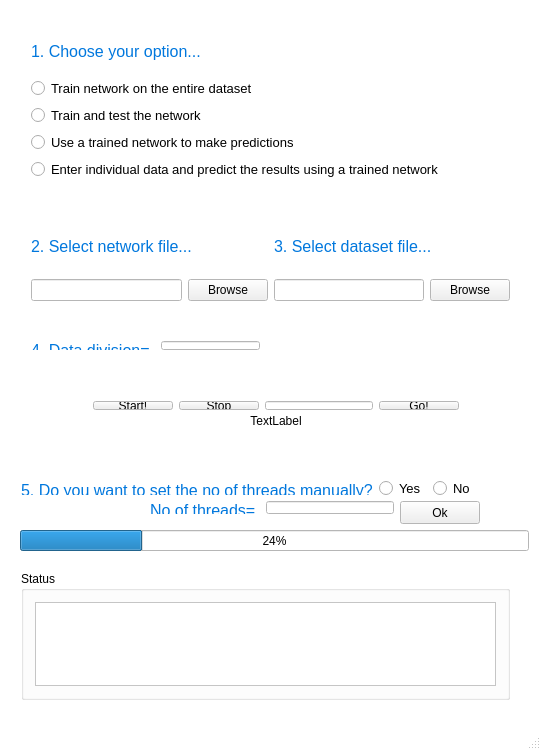
<?xml version="1.0" encoding="UTF-8"?>
<ui version="4.0">
 <class>MainWindow</class>
 <widget class="QMainWindow" name="MainWindow">
  <property name="geometry">
   <rect>
    <x>0</x>
    <y>0</y>
    <width>541</width>
    <height>750</height>
   </rect>
  </property>
  <property name="minimumSize">
   <size>
    <width>541</width>
    <height>750</height>
   </size>
  </property>
  <property name="maximumSize">
   <size>
    <width>541</width>
    <height>750</height>
   </size>
  </property>
  <property name="palette">
   <palette>
    <active>
     <colorrole role="Base">
      <brush brushstyle="SolidPattern">
       <color alpha="255">
        <red>255</red>
        <green>255</green>
        <blue>255</blue>
       </color>
      </brush>
     </colorrole>
     <colorrole role="Window">
      <brush brushstyle="SolidPattern">
       <color alpha="255">
        <red>255</red>
        <green>255</green>
        <blue>255</blue>
       </color>
      </brush>
     </colorrole>
    </active>
    <inactive>
     <colorrole role="Base">
      <brush brushstyle="SolidPattern">
       <color alpha="255">
        <red>255</red>
        <green>255</green>
        <blue>255</blue>
       </color>
      </brush>
     </colorrole>
     <colorrole role="Window">
      <brush brushstyle="SolidPattern">
       <color alpha="255">
        <red>255</red>
        <green>255</green>
        <blue>255</blue>
       </color>
      </brush>
     </colorrole>
    </inactive>
    <disabled>
     <colorrole role="Base">
      <brush brushstyle="SolidPattern">
       <color alpha="255">
        <red>255</red>
        <green>255</green>
        <blue>255</blue>
       </color>
      </brush>
     </colorrole>
     <colorrole role="Window">
      <brush brushstyle="SolidPattern">
       <color alpha="255">
        <red>255</red>
        <green>255</green>
        <blue>255</blue>
       </color>
      </brush>
     </colorrole>
    </disabled>
   </palette>
  </property>
  <property name="windowTitle">
   <string>Train on entire dataset</string>
  </property>
  <property name="autoFillBackground">
   <bool>false</bool>
  </property>
  <widget class="QWidget" name="centralWidget">
   <widget class="QWidget" name="layoutWidget">
    <property name="geometry">
     <rect>
      <x>20</x>
      <y>20</y>
      <width>491</width>
      <height>171</height>
     </rect>
    </property>
    <layout class="QVBoxLayout" name="verticalLayout">
     <item>
      <widget class="QLabel" name="label">
       <property name="font">
        <font>
         <pointsize>10</pointsize>
        </font>
       </property>
       <property name="text">
        <string>&lt;html&gt;&lt;head/&gt;&lt;body&gt;&lt;p&gt;&lt;span style=&quot; font-size:12pt; color:#0077dd;&quot;&gt;1. Choose your option...&lt;/span&gt;&lt;/p&gt;&lt;/body&gt;&lt;/html&gt;</string>
       </property>
      </widget>
     </item>
     <item>
      <widget class="QRadioButton" name="radioButton_1">
       <property name="font">
        <font>
         <pointsize>10</pointsize>
        </font>
       </property>
       <property name="text">
        <string>Train network on the entire dataset</string>
       </property>
      </widget>
     </item>
     <item>
      <widget class="QRadioButton" name="radioButton_2">
       <property name="font">
        <font>
         <pointsize>10</pointsize>
        </font>
       </property>
       <property name="text">
        <string>Train and test the network</string>
       </property>
      </widget>
     </item>
     <item>
      <widget class="QRadioButton" name="radioButton_3">
       <property name="font">
        <font>
         <pointsize>10</pointsize>
        </font>
       </property>
       <property name="text">
        <string>Use a trained network to make predictions</string>
       </property>
      </widget>
     </item>
     <item>
      <widget class="QRadioButton" name="radioButton_4">
       <property name="font">
        <font>
         <pointsize>10</pointsize>
        </font>
       </property>
       <property name="text">
        <string>Enter individual data and predict the results using a trained network</string>
       </property>
      </widget>
     </item>
    </layout>
   </widget>
   <widget class="QWidget" name="layoutWidget">
    <property name="geometry">
     <rect>
      <x>20</x>
      <y>210</y>
      <width>501</width>
      <height>102</height>
     </rect>
    </property>
    <layout class="QHBoxLayout" name="horizontalLayout_3">
     <item>
      <layout class="QVBoxLayout" name="verticalLayout_2">
       <item>
        <widget class="QLabel" name="label_2">
         <property name="font">
          <font>
           <pointsize>10</pointsize>
          </font>
         </property>
         <property name="text">
          <string>&lt;html&gt;&lt;head/&gt;&lt;body&gt;&lt;p&gt;&lt;span style=&quot; font-size:12pt; color:#0077dd;&quot;&gt;2. Select network file...&lt;/span&gt;&lt;/p&gt;&lt;/body&gt;&lt;/html&gt;</string>
         </property>
        </widget>
       </item>
       <item>
        <layout class="QHBoxLayout" name="horizontalLayout">
         <item>
          <widget class="QLineEdit" name="lineEdit_4"/>
         </item>
         <item>
          <widget class="QPushButton" name="pushButton_1">
           <property name="text">
            <string>Browse</string>
           </property>
          </widget>
         </item>
        </layout>
       </item>
      </layout>
     </item>
     <item>
      <layout class="QVBoxLayout" name="verticalLayout_3">
       <item>
        <widget class="QLabel" name="label_3">
         <property name="font">
          <font>
           <pointsize>10</pointsize>
          </font>
         </property>
         <property name="text">
          <string>&lt;html&gt;&lt;head/&gt;&lt;body&gt;&lt;p&gt;&lt;span style=&quot; font-size:12pt; color:#0077dd;&quot;&gt;3. Select dataset file...&lt;/span&gt;&lt;/p&gt;&lt;/body&gt;&lt;/html&gt;</string>
         </property>
        </widget>
       </item>
       <item>
        <layout class="QHBoxLayout" name="horizontalLayout_2">
         <item>
          <widget class="QLineEdit" name="lineEdit_3"/>
         </item>
         <item>
          <widget class="QPushButton" name="pushButton_2">
           <property name="text">
            <string>Browse</string>
           </property>
          </widget>
         </item>
        </layout>
       </item>
      </layout>
     </item>
    </layout>
   </widget>
   <widget class="QWidget" name="layoutWidget">
    <property name="geometry">
     <rect>
      <x>20</x>
      <y>330</y>
      <width>251</width>
      <height>31</height>
     </rect>
    </property>
    <layout class="QHBoxLayout" name="horizontalLayout_4">
     <item>
      <widget class="QLabel" name="label_4">
       <property name="font">
        <font>
         <pointsize>10</pointsize>
        </font>
       </property>
       <property name="text">
        <string>&lt;html&gt;&lt;head/&gt;&lt;body&gt;&lt;p&gt;&lt;span style=&quot; font-size:12pt; color:#0077dd;&quot;&gt;4. Data division= &lt;/span&gt;&lt;/p&gt;&lt;/body&gt;&lt;/html&gt;</string>
       </property>
      </widget>
     </item>
     <item>
      <widget class="QLineEdit" name="lineEdit"/>
     </item>
    </layout>
   </widget>
   <widget class="QWidget" name="layoutWidget">
    <property name="geometry">
     <rect>
      <x>10</x>
      <y>470</y>
      <width>481</width>
      <height>55</height>
     </rect>
    </property>
    <layout class="QVBoxLayout" name="verticalLayout_4">
     <item>
      <layout class="QHBoxLayout" name="horizontalLayout_5">
       <item>
        <widget class="QLabel" name="label_5">
         <property name="font">
          <font>
           <pointsize>10</pointsize>
          </font>
         </property>
         <property name="text">
          <string>&lt;html&gt;&lt;head/&gt;&lt;body&gt;&lt;p&gt;&lt;span style=&quot; font-size:12pt; color:#0077dd;&quot;&gt;5. Do you want to set the no of threads manually?&lt;/span&gt;&lt;/p&gt;&lt;/body&gt;&lt;/html&gt;</string>
         </property>
        </widget>
       </item>
       <item>
        <widget class="QRadioButton" name="radioButton_5">
         <property name="font">
          <font>
           <pointsize>10</pointsize>
          </font>
         </property>
         <property name="text">
          <string>Yes</string>
         </property>
        </widget>
       </item>
       <item>
        <widget class="QRadioButton" name="radioButton_6">
         <property name="font">
          <font>
           <pointsize>10</pointsize>
          </font>
         </property>
         <property name="text">
          <string>No</string>
         </property>
        </widget>
       </item>
      </layout>
     </item>
     <item>
      <layout class="QHBoxLayout" name="horizontalLayout_6">
       <item>
        <spacer name="horizontalSpacer">
         <property name="orientation">
          <enum>Qt::Horizontal</enum>
         </property>
         <property name="sizeHint" stdset="0">
          <size>
           <width>40</width>
           <height>20</height>
          </size>
         </property>
        </spacer>
       </item>
       <item>
        <widget class="QLabel" name="label_6">
         <property name="font">
          <font>
           <pointsize>10</pointsize>
          </font>
         </property>
         <property name="text">
          <string>&lt;html&gt;&lt;head/&gt;&lt;body&gt;&lt;p&gt;&lt;span style=&quot; font-size:12pt; color:#0077dd;&quot;&gt;No of threads= &lt;/span&gt;&lt;/p&gt;&lt;/body&gt;&lt;/html&gt;</string>
         </property>
        </widget>
       </item>
       <item>
        <widget class="QLineEdit" name="lineEdit_2"/>
       </item>
       <item>
        <widget class="QPushButton" name="pushButton_3">
         <property name="minimumSize">
          <size>
           <width>75</width>
           <height>23</height>
          </size>
         </property>
         <property name="text">
          <string>Ok</string>
         </property>
        </widget>
       </item>
      </layout>
     </item>
    </layout>
   </widget>
   <widget class="QWidget" name="layoutWidget">
    <property name="geometry">
     <rect>
      <x>10</x>
      <y>560</y>
      <width>511</width>
      <height>151</height>
     </rect>
    </property>
    <layout class="QVBoxLayout" name="verticalLayout_5">
     <item>
      <widget class="QGroupBox" name="groupBox">
       <property name="title">
        <string>Status</string>
       </property>
       <layout class="QVBoxLayout" name="verticalLayout_6">
        <item>
         <widget class="QTextEdit" name="textEdit_3"/>
        </item>
       </layout>
      </widget>
     </item>
    </layout>
   </widget>
   <widget class="QProgressBar" name="progressBar">
    <property name="geometry">
     <rect>
      <x>20</x>
      <y>530</y>
      <width>509</width>
      <height>21</height>
     </rect>
    </property>
    <property name="value">
     <number>24</number>
    </property>
   </widget>
   <widget class="QWidget" name="">
    <property name="geometry">
     <rect>
      <x>40</x>
      <y>390</y>
      <width>472</width>
      <height>46</height>
     </rect>
    </property>
    <layout class="QVBoxLayout" name="verticalLayout_7">
     <item>
      <layout class="QHBoxLayout" name="horizontalLayout_7">
       <item>
        <spacer name="horizontalSpacer_2">
         <property name="orientation">
          <enum>Qt::Horizontal</enum>
         </property>
         <property name="sizeHint" stdset="0">
          <size>
           <width>40</width>
           <height>20</height>
          </size>
         </property>
        </spacer>
       </item>
       <item>
        <widget class="QPushButton" name="pushButton_4">
         <property name="text">
          <string>Start!</string>
         </property>
        </widget>
       </item>
       <item>
        <widget class="QPushButton" name="pushButton_5">
         <property name="text">
          <string>Stop</string>
         </property>
        </widget>
       </item>
       <item>
        <widget class="QLineEdit" name="lineEdit_5"/>
       </item>
       <item>
        <widget class="QPushButton" name="pushButtonGo">
         <property name="text">
          <string>Go!</string>
         </property>
        </widget>
       </item>
       <item>
        <spacer name="horizontalSpacer_3">
         <property name="orientation">
          <enum>Qt::Horizontal</enum>
         </property>
         <property name="sizeHint" stdset="0">
          <size>
           <width>40</width>
           <height>20</height>
          </size>
         </property>
        </spacer>
       </item>
      </layout>
     </item>
     <item>
      <widget class="QLabel" name="label_7">
       <property name="text">
        <string>TextLabel</string>
       </property>
       <property name="alignment">
        <set>Qt::AlignCenter</set>
       </property>
      </widget>
     </item>
    </layout>
   </widget>
  </widget>
  <widget class="QMenuBar" name="menuBar">
   <property name="geometry">
    <rect>
     <x>0</x>
     <y>0</y>
     <width>541</width>
     <height>21</height>
    </rect>
   </property>
  </widget>
  <widget class="QStatusBar" name="statusBar"/>
 </widget>
 <layoutdefault spacing="6" margin="11"/>
 <resources/>
 <connections/>
</ui>
